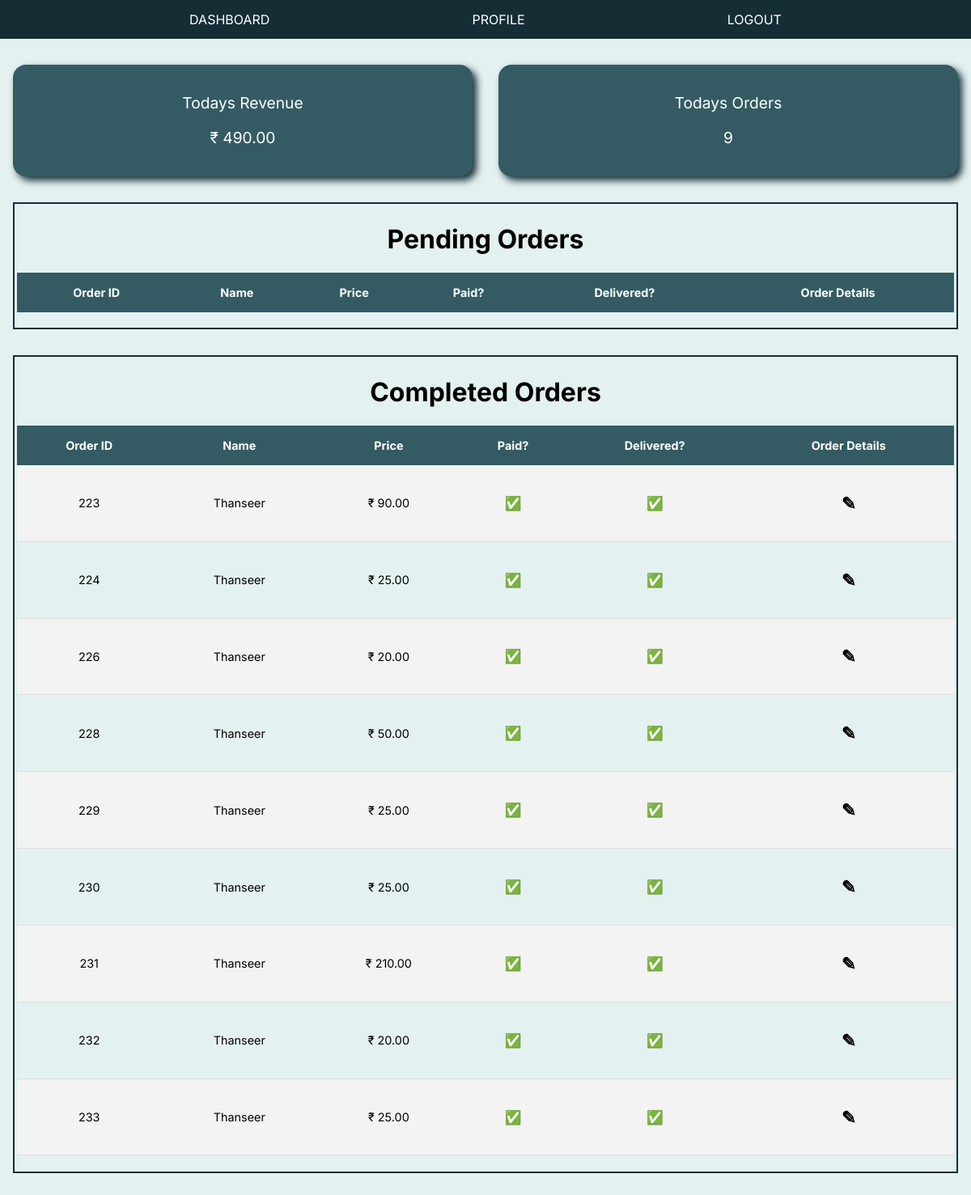
The app's page /restaurent/dashboard (signed in) with its own data.
### rishabs/models.py (models this page shows, shortened)
class OrderModel(models.Model):
    created_on = models.DateTimeField(auto_now_add=True)
    price = models.DecimalField(max_digits=7, decimal_places=2)
    items = models.ManyToManyField('MenuItem', related_name='order', blank=True)
    order_user = models.ForeignKey(User, related_name='userinfo',on_delete=models.CASCADE)
    is_paid = models.BooleanField(default=False)
    is_delivered = models.BooleanField(default=False)
    feedback = models.CharField(max_length=100,default="")

class User(AbstractUser):
    phone_number = models.CharField(max_length=12, unique=True)
    is_phone_verified = models.BooleanField(default=False)
    otp = models.CharField(max_length=6)
    USERNAME_FIELD = 'phone_number'
    REQUIRED_FIELDS = []
    objects = UserManager()

### restaurent/views.py (the view)
# urls.py: path('dashboard', views.dashboard_view, name="dashboard_view" ),
@login_required(login_url='login_view')
def dashboard_view(request):
    orders = OrderModel.objects.all()
    total_revenue = 0
    for order in orders:
        total_revenue += order.price
    context = {
        'orders':orders,
        'total_revenue':total_revenue,
        'total_orders':len(orders),
    }
    return render(request, 'restaurent/dashboard.html',context)

### restaurent/templates/restaurent/dashboard.html (shortened to what this page needs)
{% extends 'restaurent/layout3.html' %}
{% block content %}
<div class="overview">
    <div class="overview_l">
        <p>Todays Revenue</p>
        <p>&#x20b9; {{ total_revenue }}</p>
    </div>
    <div  class="overview_r">
        <p>Todays Orders</p>
        <p>{{ total_orders }}</p>
    </div>
</div>
<div class="table-box">
    <div>
        <h1>Pending Orders</h1>
    </div>
    <div class="box">
        <table class="styled-table">
            <thead>
                <tr>
                    <th>Order ID</th>
                    <th>Name</th>
                    <th>Price</th>
                    <th>Paid?</th>
                    <th>Delivered?</th>
                    <th>Order Details</th>
                </tr>
            </thead>
        </table>
    </div>
</div>
<div class="table-box">
    <div>
        <h1>Completed Orders</h1>
    </div>
    <div class="box">
        <table class="styled-table">
            <thead>
                <tr>
                    <th>Order ID</th>
                    <th>Name</th>
                    <th>Price</th>
                    <th>Paid?</th>
                    <th>Delivered?</th>
                    <th>Order Details</th>
                </tr>
            </thead>
            <tbody>
                {% for order in orders %}
                    {% if order.is_delivered %}
                        <tr>
                            <td>{{ order.pk }}</td>
                            <td>{{ order.order_user.username }}</td>
                            <td>&#x20b9; {{ order.price }}</td>
                            {% if order.is_paid %}
                                <td><h3>&#x2705;</h3></td>
                            {% else %}
                                <td><h3>&#10060;</h3></td>
                            {% endif %}
                            {% if order.is_delivered %}
                                <td><h3>&#x2705;</h3></td>
                            {% else %}
                                <td><h3>&#10060;</h3></td>
                            {% endif %}
                            <td class>
                                <h2><a class="order-s" href="{% url 'order_details' order.pk %}">&#9998;</a></h2>
                            </td>
                        </tr>
                    {% endif %}
            {% endfor %}
            </tbody>
        </table>
    </div>
</div>
{% endblock %}

### restaurent/static/css/dash.css (style rules this page uses)
* { font-family: "Inter"; }
body { margin: 0px; background-color: #e4f1f1; }
.overview { margin-top: 1rem; display: flex; flex-direction: row; }
.overview_l,.overview_r { width: 50%; background-color: #345B63; box-shadow: 5px 5px 10px #152D35; color: white; margin: 1rem; padding: 1rem; font-size: 1.2rem; border-radius: 1rem; }
.table-box { padding: 0.2rem; margin: 1rem; border: 2px solid #152D35; }
.styled-table { border-collapse: collapse; margin: 1rem 0; font-size: 0.9em; width: 100%; }
.styled-table thead tr { background-color: #345B63; color: white; text-align: center; }
.styled-table th, .styled-table td { padding: 1rem 0.5rem; }
.styled-table tbody tr { border-bottom: 1px solid #dddddd; }
.styled-table tbody tr:nth-of-type(odd) { background-color: #f3f3f3; }
.order-s:link { text-decoration: none; color: black; }

### records on screen
OrderModel: pk "223", order_user.username "Thanseer", price "90.00"
OrderModel: pk "224", order_user.username "Thanseer", price "25.00"
OrderModel: pk "226", order_user.username "Thanseer", price "20.00"
OrderModel: pk "228", order_user.username "Thanseer", price "50.00"
OrderModel: pk "229", order_user.username "Thanseer", price "25.00"
OrderModel: pk "230", order_user.username "Thanseer", price "25.00"
OrderModel: pk "231", order_user.username "Thanseer", price "210.00"
OrderModel: pk "232", order_user.username "Thanseer", price "20.00"
OrderModel: pk "233", order_user.username "Thanseer", price "25.00"

### other values on screen
{{ total_revenue }} "490.00"
{{ total_orders }} "9"
